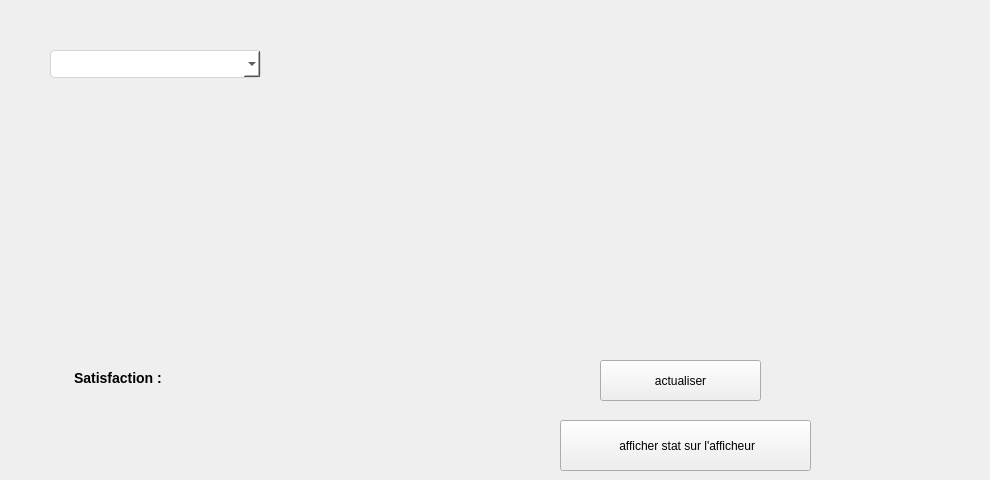
   <widget class="QWidget" name="tab_6">
    <attribute name="title">
     <string>Evaluation</string>
    </attribute>
    <widget class="QWidget" name="verticalLayoutWidget">
     <property name="geometry">
      <rect>
       <x>360</x>
       <y>20</y>
       <width>621</width>
       <height>321</height>
      </rect>
     </property>
     <layout class="QVBoxLayout" name="layout1"/>
    </widget>
    <widget class="QPushButton" name="btn">
     <property name="geometry">
      <rect>
       <x>600</x>
       <y>360</y>
       <width>161</width>
       <height>41</height>
      </rect>
     </property>
     <property name="text">
      <string>actualiser</string>
     </property>
    </widget>
    <widget class="QLabel" name="labelstat">
     <property name="geometry">
      <rect>
       <x>50</x>
       <y>30</y>
       <width>221</width>
       <height>261</height>
      </rect>
     </property>
     <property name="styleSheet">
      <string notr="true">color: black;
    font-size: 14px;
    font-weight: bold;
    margin-bottom: 5px;</string>
     </property>
     <property name="text">
      <string/>
     </property>
    </widget>
    <widget class="QComboBox" name="consultationComboBox1">
     <property name="geometry">
      <rect>
       <x>50</x>
       <y>50</y>
       <width>211</width>
       <height>28</height>
      </rect>
     </property>
     <property name="styleSheet">
      <string notr="true">/* Elegant ComboBox Stylesheet */
QComboBox {
    border: 1px solid #d5d5d5;
    border-radius: 4px;
    padding: 5px 10px;
    min-width: 6em;
    background: white;
 
    font: 12px &quot;Segoe UI&quot;, Arial, sans-serif;
    selection-background-color: #e0e0e0;
color: black;  /* Explicit black text */
    font: 12px &quot;Segoe UI&quot;, Arial, sans-serif;
    selection-background-color: #e0e0e0;
    selection-color: black; 
}

</string>
     </property>
    </widget>
    <widget class="QLabel" name="satisfaction">
     <property name="geometry">
      <rect>
       <x>180</x>
       <y>320</y>
       <width>141</width>
       <height>111</height>
      </rect>
     </property>
     <property name="text">
      <string/>
     </property>
    </widget>
    <widget class="QLabel" name="label_7">
     <property name="geometry">
      <rect>
       <x>70</x>
       <y>350</y>
       <width>91</width>
       <height>61</height>
      </rect>
     </property>
     <property name="styleSheet">
      <string notr="true">color: black;
    font-size: 14px;
    font-weight: bold;
    margin-bottom: 5px;</string>
     </property>
     <property name="text">
      <string>Satisfaction :</string>
     </property>
    </widget>
    <widget class="QPushButton" name="pushButton_afficher_stats">
     <property name="geometry">
      <rect>
       <x>560</x>
       <y>420</y>
       <width>251</width>
       <height>51</height>
      </rect>
     </property>
     <property name="text">
      <string> afficher stat sur l'afficheur</string>
     </property>
    </widget>
   </widget>
